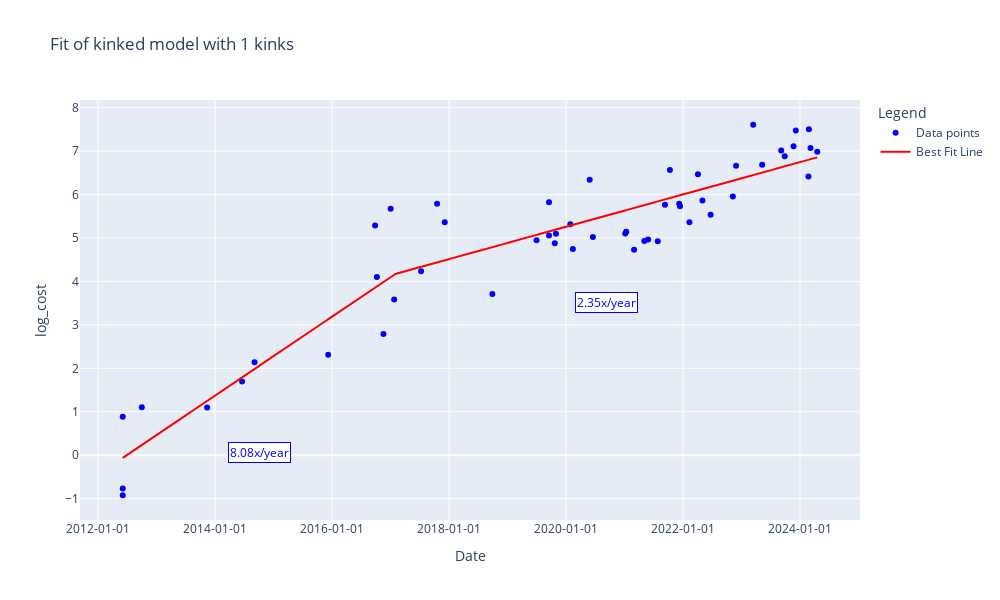

This figure's notebook cell:
### Code cell
#@markdown Graph of the different model fits

model = 'kinked' #@param ['simple', 'kinked', 'hyperbolic']

#@markdown Parameters for the kinked model
kink_count = 1 #@param {type:'integer'}
allow_discontinuities = False #@param {type:'boolean'}

def plot_model(df, model_type, kink_count=1, verbose=True):
    if model_type == 'hyperbolic':
        fit_result = fit_hyperbolic(df)
    elif model_type == 'simple':
        fit_result = fit_n_phase_exponential(df, 0)
    else:
        fit_result = fit_n_phase_exponential(df, kink_count, allow_discontinuities)

    log_y = fit_result.predict(df['date'])

    # Create the figure
    fig = make_subplots()

    # Plot the original data points
    fig.add_trace(go.Scatter(
        x=df['date'],
        y=df[dep_var],
        mode='markers',
        name='Data points',
        marker=dict(color='blue')
    ))

    # Generate date grid and predict values
    date_grid = pd.date_range(start=df['date'].min(), end=df['date'].max(), freq='D')
    log_y = fit_result.predict(date_grid)

    # Plot the best fit line
    fig.add_trace(go.Scatter(
        x=date_grid,
        y=log_y,
        mode='lines',
        name='Best Fit Line',
        line=dict(color='red')
    ))

    # Update layout
    fig.update_layout(
        title=f'Fit of {model_type} model with {kink_count} kinks' if model == 'kinked' else f'Fit of {model_type} model',
        xaxis_title='Date',
        yaxis_title=dep_var,
        legend_title='Legend',
        height=600,
        width=1000
    )

    # Format the date on the x-axis
    fig.update_xaxes(tickformat='%Y-%m-%d')

    if model == 'kinked' or model == 'simple':
        if kink_count == 0 or model == 'simple':
            print(f"The slope is: {fit_result.oom_year_slopes[0]:0.2f} OOM/year ({10**fit_result.oom_year_slopes[0]:0.2f}x/year)")
        else:
            oom_year_slopes_str = ', '.join([f'{x:0.2f}' for x in fit_result.oom_year_slopes])
            nx_year_slopes_str = ', '.join([f'{10**x:0.2f}' for x in fit_result.oom_year_slopes])
            break_points_str = ', '.join([bp.strftime('%Y-%m-%d') for bp in fit_result.break_points_dt])

            print(f"The breakpoints are: [{break_points_str}]")
            print(f"The slopes are: [{oom_year_slopes_str}] OOM/year ([{nx_year_slopes_str}] x/year)")

        # Add slope labels
        points = [df['date'].min()] + fit_result.break_points_dt + [df['date'].max()]

        for i in range(len(points) - 1):
            mid = points[i] + (points[i+1] - points[i]) / 2
            y = fit_result.predict(pd.Series([mid]))[0]
            fig.add_annotation(
                x=mid,
                y=y - 2,
                text=f'{10**fit_result.oom_year_slopes[i]:0.2f}x/year',
                showarrow=False,
                font=dict(size=12, color='blue'),
                bgcolor='white',
                bordercolor='blue',
                borderwidth=1
            )

    if verbose:
        simple_fit = fit_n_phase_exponential(df, 0)
        bayes_factor = np.exp(-0.5 * (fit_result.bic - simple_fit.bic))
        unadjusted_bayes_factor = np.exp(-0.5 * (fit_result.bic - (simple_fit.bic + 2*np.log(len(df_filtered)))))

        print(f"BIC score: {fit_result.bic}")
        bic_score_difference = fit_result.bic - simple_fit.bic
        if bic_score_difference > 0:
            print(f"The simple exponential is preferred over this fit by a BIC score difference of {fit_result.bic - simple_fit.bic}")
        if bic_score_difference < 0:
            print(f"This fit is preferred over a simple exponential by a BIC score difference of {-fit_result.bic - simple_fit.bic}")

    fname = f'compute_regression_{model_selection}_frontier={frontier_selection}_top{top_n}_cutoff={cutoff_date}_{model_type}_kinks={kink_count}'
    save_plot(fig, results_dir, fname)

    # Show the plot
    fig.show()

plot_model(df_filtered, model, kink_count)

### Figure 1 — Plotly figure (JSON) as saved in the notebook; plotly's stock layout.template omitted (floating-point values rounded to 4 significant figures; data arrays with more than 128 entries replaced by an {"elided": "..."} marker saying what was removed)
{"data": [{"marker": {"color": "blue"}, "mode": "markers", "name": "Data points", "type": "scatter", "x": ["2012-06-03T00:00:00", "2012-06-03T00:00:00", "2012-06-03T00:00:00", "2012-09-30T00:00:00", "2013-11-12T00:00:00", "2014-06-18T00:00:00", "2014-09-04T00:00:00", "2015-12-08T00:00:00", "2016-09-26T00:00:00", "2016-10-07T00:00:00", "2016-11-17T00:00:00", "2017-01-01T00:00:00", "2017-01-23T00:00:00", "2017-07-10T00:00:00", "2017-10-18T00:00:00", "2017-12-05T00:00:00", "2018-09-28T00:00:00", "2019-07-01T00:00:00", "2019-09-17T00:00:00", "2019-09-17T00:00:00", "2019-10-23T00:00:00", "2019-10-30T00:00:00", "2020-01-28T00:00:00", "2020-02-13T00:00:00", "2020-05-28T00:00:00", "2020-06-17T00:00:00", "2021-01-05T00:00:00", "2021-01-11T00:00:00", "2021-03-01T00:00:00", "2021-05-04T00:00:00", "2021-05-28T00:00:00", "2021-07-27T00:00:00", "2021-09-10T00:00:00", "2021-10-11T00:00:00", "2021-12-08T00:00:00", "2021-12-13T00:00:00", "2022-02-10T00:00:00", "2022-04-04T00:00:00", "2022-05-02T00:00:00", "2022-06-22T00:00:00", "2022-11-08T00:00:00", "2022-11-28T00:00:00", "2023-03-15T00:00:00", "2023-05-10T00:00:00", "2023-09-06T00:00:00", "2023-09-28T00:00:00", "2023-11-22T00:00:00", "2023-12-06T00:00:00", "2024-02-23T00:00:00", "2024-02-26T00:00:00", "2024-03-07T00:00:00", "2024-04-18T00:00:00"], "y": [0.8839, -0.9228, -0.766, 1.103, 1.097, 1.697, 2.141, 2.315, 5.287, 4.101, 2.789, 5.673, 3.587, 4.237, 5.788, 5.362, 3.714, 4.95, 5.057, 5.822, 4.878, 5.1, 5.315, 4.745, 6.345, 5.023, 5.104, 5.145, 4.731, 4.933, 4.966, 4.928, 5.768, 6.569, 5.79, 5.734, 5.362, 6.469, 5.864, 5.538, 5.955, 6.665, 7.608, 6.687, 7.015, 6.883, 7.113, 7.475, 6.419, 7.506, 7.072, 6.984]}, {"line": {"color": "red"}, "mode": "lines", "name": "Best Fit Line", "type": "scatter", "x": {"elided": "4338 str values"}, "y": {"elided": "4338 float values"}}], "layout": {"annotations": [{"bgcolor": "white", "bordercolor": "blue", "borderwidth": 1, "font": {"color": "blue", "size": 12}, "showarrow": false, "text": "8.08x/year", "x": "2014-10-03T00:00:00", "y": 0.05704}, {"bgcolor": "white", "bordercolor": "blue", "borderwidth": 1, "font": {"color": "blue", "size": 12}, "showarrow": false, "text": "2.35x/year", "x": "2020-09-09T12:00:00", "y": 3.516}], "height": 600, "legend": {"title": {"text": "Legend"}}, "title": {"text": "Fit of kinked model with 1 kinks"}, "width": 1000, "xaxis": {"anchor": "y", "domain": [0, 1], "tickformat": "%Y-%m-%d", "title": {"text": "Date"}}, "yaxis": {"anchor": "x", "domain": [0, 1], "title": {"text": "log_cost"}}}}
